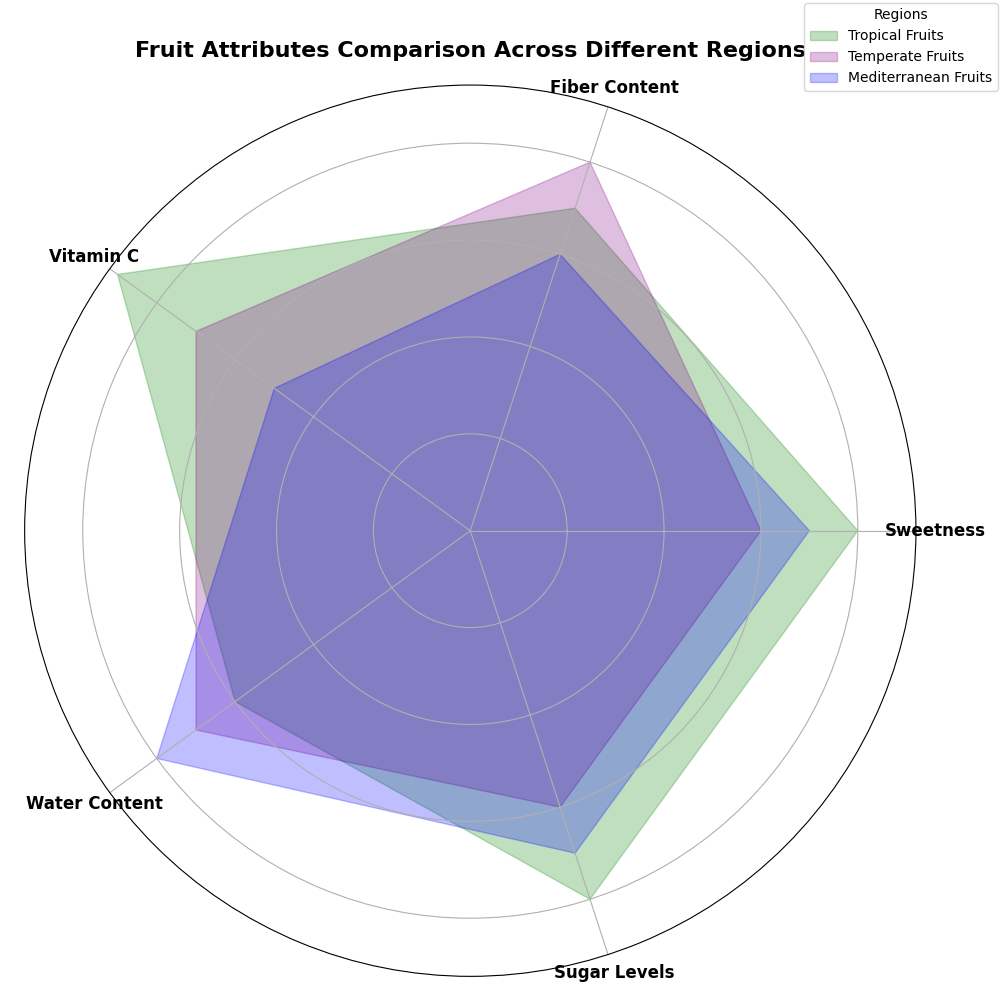

This chart was generated by the following Python code:
import matplotlib.pyplot as plt
import numpy as np

categories = ['Sweetness', 'Fiber Content', 'Vitamin C', 'Water Content', 'Sugar Levels']

# Data for fruits in different regions
tropical_scores = [8, 7, 9, 6, 8]
temperate_scores = [6, 8, 7, 7, 6]
mediterranean_scores = [7, 6, 5, 8, 7]

# Closing the radar chart by repeating the first score
tropical_scores += tropical_scores[:1]
temperate_scores += temperate_scores[:1]
mediterranean_scores += mediterranean_scores[:1]

num_categories = len(categories)
angles = np.linspace(0, 2 * np.pi, num_categories, endpoint=False).tolist()
angles += angles[:1]

fig, ax = plt.subplots(figsize=(10, 10), subplot_kw=dict(polar=True))

# Adjusted consistent color assignment
colors = ['green', 'purple', 'blue']

# Plotting and filling the graphs
ax.fill(angles, tropical_scores, color=colors[0], alpha=0.25, label='Tropical Fruits')
ax.fill(angles, temperate_scores, color=colors[1], alpha=0.25, label='Temperate Fruits')
ax.fill(angles, mediterranean_scores, color=colors[2], alpha=0.25, label='Mediterranean Fruits')

ax.set_xticks(angles[:-1])
ax.set_xticklabels(categories, fontsize=12, fontweight='bold', ha='center')
ax.set_yticklabels([])

plt.title("Fruit Attributes Comparison Across Different Regions", fontsize=16, fontweight='bold', pad=20)
plt.legend(loc='upper right', bbox_to_anchor=(1.1, 1.1), fontsize=10, title='Regions')
plt.tight_layout()
plt.show()
